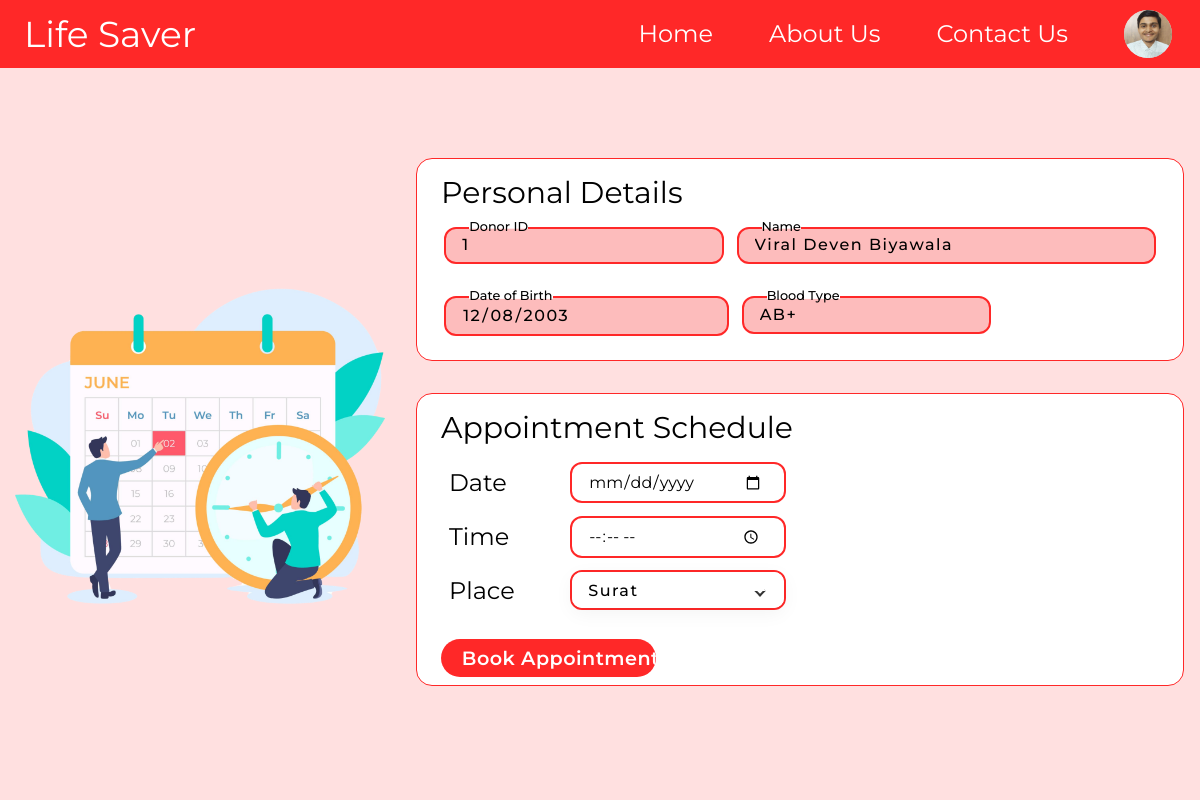
Screenshot of /appointment (signed in) with the database file from the repository.
### app/models.py (models this page shows)
class Donor(UserMixin,db.Model):
    donor_id = db.Column(db.Integer, primary_key=True, autoincrement=True)
    d_email_id = db.Column(db.String(120), db.ForeignKey('r_donor.d_email_id'))
    first_name = db.Column(db.String(50), nullable=False)
    middle_name = db.Column(db.String(50), nullable=False)
    last_name = db.Column(db.String(50), nullable=False)
    date_of_birth = db.Column(db.Date, nullable=False)
    gender = db.Column(db.String(10), nullable=False)
    contact_phone = db.Column(db.Integer, nullable=False)
    contact_address = db.Column(db.String(300), nullable=False)
    city = db.Column(db.String(20), nullable=False)
    blood_type = db.Column(db.String(5), nullable=False)
    r_donor = db.relationship("RDonor", backref="donors")

### app/routes.py (the view)
@app.route('/appointment')
@login_required
@user_required
def appointment():
    src = "../static/images/profile.png"
    user = current_user if current_user.is_authenticated and not current_user.has_role('admin')  else None
    full_name = user.name
    name_parts = full_name.split()
    initials = "".join([name[0] for name in name_parts])
    donor = Donor.query.filter_by(d_email_id=user.d_email_id).first()
    if donor:
        allowed_extensions = ['jpg', 'jpeg', 'png']
        current_path = os.getcwd()
        for extension in allowed_extensions:
            image_path = f"/app/static/images/{donor.donor_id}.{extension}"
            filename = current_path + image_path
            if os.path.isfile(filename) == True:
                src = f"../static/images/{donor.donor_id}.{extension}"
        return render_template('Donor/form.html',data=donor, src = src,cities=cities)
    else:
        flash("Fill the Donor Information")
        return redirect(url_for('profile'))

### app/models.py (called while the page is built)
    def has_role(self, role):
        return role in self.roles

### app/routes.py (called while the page is built, shortened)
def user_required(f):
    @wraps(f)
    def decorated_function(*args, **kwargs):
        if current_user.is_authenticated:
            if current_user.has_role('donor'):
                return f(*args, **kwargs)
            else:
                return redirect(url_for('Admin'))
        else:
            return f(*args, **kwargs)
    return decorated_function

@login_manager.user_loader
def load_user(user_id):
    donor = RDonor.query.get(user_id)
    if donor:
        return donor

### app/templates/Donor/form.html (shortened to what this page needs)
<!DOCTYPE html>
<html lang="en">
<head>
    <script src="https://cdn.tailwindcss.com"></script>
    <link rel="stylesheet" href="{{ url_for('static', filename='profile.css') }}">
</head>
<body class="bg-[#FFE0E0]">
    <nav class="bg-[#FF2828] w-full flex py-[7px] text-white text-[24px] ">
        <div class="flex items-center
            w-[20%]
        ml-[24px] text-[36px]  hover:tracking-[0.1em]
        transition-all duration-700 cursor-pointer
                    ">
            <a href="{{url_for('index')}}">Life Saver</a>
        </div>
        <div class=" flex w-[80%] justify-end items-center">
            <div class="cursor-pointer hover:border-b-[2px] hover:border-white transition-all duration-100 mx-[28px] ">
                <a href="{{url_for('index')}}">Home</a>
            </div>
            <div class="cursor-pointer hover:border-b-[2px] hover:border-white transition-all duration-100 mx-[28px] ">
                <a>About Us</a>
            </div>
            <div class="cursor-pointer hover:border-b-[2px] hover:border-white transition-all duration-100 mx-[28px] ">
                <a href="{{url_for('about')}}">Contact Us</a>
            </div>
            {% if user is none %}
            <div
                class="log--in cursor-pointer hover:border-b-[2px] hover:border-white transition-all duration-100 mx-[28px]">
                <a href="{{url_for('login')}}">Login</a>
            </div>
            {% else %}
            <div class="nav-btn p-dropdown input ">
                <div class="temp flex items-center">
                    <button class="inline mx-[28px]" onclick="showItemS()">
                        <img src="{{ src }}" id="profile-pic-main" alt=""
                            class="rounded-full bg-[#d9d9d9]  w-[48px] h-[48px] cursor-pointer ">
                    </button>
                </div>
            </div>
            {% endif %}
        </div>
    </nav>
    <div class="  mt-[1rem] h-[88.5vh]  flex ">
        <div style="background-image: url('../static/images/calendar.png')"
            class="f-left   w-1/3 bg-contain bg-no-repeat bg-center">
        </div>
        <div class="f-right w-2/3 flex flex-col  justify-center p-[1rem]">
            <div class="personal-details bg-white rounded-2xl border border-[#FF2828] pb-[0.5rem]">
                <h3 class="text-3xl pt-[1rem] px-[1.5rem]  ">Personal Details</h3>
                <div class="1 flex space-x-[0.8rem] px-[1.7rem]">
                    <div class="donor-id input-container w-[40%]  ">
                        <input type="text" name="ID" class="input" value="{{ data.donor_id}}" readonly>
                        <label for="">Donor ID</label>
                        <span>Donor ID</span>
                    </div>
                    <div class="form-name input-container w-[60%] ">
                        <input type="text" name="Name" class="input"
                            value="{{data.first_name + ' ' + data.middle_name + ' ' + data.last_name }}" readonly>
                        <label for="">Name</label>
                        <span>Name</span>
                    </div>
                </div>
                <div class="2 flex space-x-[0.8rem] px-[1.7rem] ">
                    <div class="dob input-container focus strict  w-[40%] ">
                        <input type="date" name="ID" class="input" value="{{data.date_of_birth}}" readonly>
                        <label for="">Date of Birth</label>
                        <span>Date of Birth</span>
                    </div>
                    <div class="BloodType input-container w-[35%] ">
                        <input type="text" name="Name" class="input" value="{{ data.blood_type}}" readonly>
                        <label for="">Blood Type</label>
                        <span>Blood Type</span>
                    </div>
                </div>
            </div>
            <form method="POST" action="booking">
                <div class="appointment-schedule bg-white rounded-2xl border border-[#FF2828]
            pb-[0.5rem] my-[2rem]">
                    <h3 class="text-3xl pt-[1rem] px-[1.5rem]  ">Appointment Schedule</h3>
                    <div class="flex flex-col mt-[1rem] px-[1.5rem]  space-y-[0.8rem]">
                        <div class="dt  w-[60%] flex ">
                            <div class="label w-[30%] text-2xl   py-[0.3rem] pl-[0.5rem] pr-[3rem] ">Date</div>
                            <input type="date" required name="date" id=""
                                class="block w-[50%] border-[2px] border-[#FF2828] rounded-[12px]  bg-transparent">
                        </div>
                        <div class="time  w-[60%] flex ">
                            <div class="label w-[30%] text-2xl   py-[0.3rem] pl-[0.5rem] pr-[3rem] ">Time</div>
                            <input type="time" required name="time" id=""
                                class="block w-[50%] border-[2px] border-[#FF2828] rounded-[12px]  bg-transparent">
                        </div>
                        <div class="time  w-[60%] flex ">
                            <div class="label w-[30%] text-2xl   py-[0.3rem] pl-[0.5rem] pr-[3rem] ">Place</div>
                            <div class="input-container w-1/2 -mt-[0.03rem]">
                                <div class="dropdown input">
                                  <input
                                    type="text"
                                    class="textBoxCity"
                                    value="{{ data.city }}"
                                    name="place"
                                    id="CitytextBox"
                                    required
                                  />
                                </div>
                              </div>
                        </div>
                        <input type="submit" value="Book Appointment" class="btnbook bg-[#ff2828]">
                    </div>
            </form>
        </div>
    </div>
</body>
</html>

### app/static/profile.css (style rules this page uses)
body { font-family: 'Montserrat', sans-serif; }
:root { --text-sm:1rem; --text-md:2rem; --text-lg:2.5rem; --text-elg:3rem; --text-xxl:3.5rem; --border-rad-main:1.5rem; --border-rad:2rem; --primary-color:#ff2828; }
.input-container { position: relative; margin:1rem 0; }
.input-container input { width:100%; }
.input-container .input, .input-container .gender, .input-container .date { width:100%; outline: none; background: none; border: 2px solid #ff2828; color:black; padding: 0.3rem 1rem; font-weight: 500; font-size: 1rem; letter-spacing: 1.5px; border-radius: 12px; transition: 0.3s; }
.donor-id .input, .personal-details .input, .mail-id .input { background-color: #fa4a4a5e; }
.input-container label { position: absolute; top:50%; left:15px; transform: translateY(-50%); padding: 0 0rem; color:black; font-weight: 500; pointer-events: none; z-index: 1000; transition: 0.5s; font-size: 1.1rem; }
.input-container span { position: absolute; top:0; left:25px; transform: translateY(-50%); font-size: 0.8rem; padding: 0 0rem; color:transparent; font-weight: 500; pointer-events: none; z-index: 500; transition: 0.5s; }
.input-container span::before, .input-container span::after { content: ""; position: absolute; width: 10%; opacity: 0; transition: 0.3s; height: 5px; background-color: #fff; top:50%; transform: translateY(-50%); }
.input-container span::before { left: 50%; }
.input-container span::after { right: 50%; }
.input-container.focus label { top:0; transform: translateY(-50%); left:25px; font-size: 0.8rem; }
.input-container.focus span::before, .input-container.focus span::after { width: 50%; opacity: 1; }
.p-dropdown { position: relative; }
.dropdown { position: relative; width: 300px; height: 40px; }
.dropdown::before { content: ""; position: absolute; width:8px; height: 8px; right:20px; top:15px; z-index: 10; border: 2px solid #333; border-top: 2px solid #fff; border-right: 2px solid #fff; transform: rotate(-45deg); transition: 0.5s; pointer-events: none; }
.dropdown input { position: absolute; outline: none; border: none; top:0; left:0; width:100%; height: 100%; cursor: pointer; background: #fff; box-shadow: 0 5px 20px rgba(0,0,0,0.05); padding: 12px 20px; border-radius: 10px; }
.appointment-schedule input { outline: none; }
.appointment-schedule input[type='date'], .appointment-schedule input[type='text'], .appointment-schedule input[type='time'] { padding-left:1rem ; padding-right:1.3rem ; }
.btnbook { width:30%; padding: 0.6rem 1.30rem; font-size: 1.2rem; font-weight: 600; color: white; line-height: 1; letter-spacing: 0.03rem; border-radius: 20px; outline: none; cursor: pointer; transition: 0.5s ease-in-out; margin: 0; }

### rows the page displays
Donor: ID "1", Name "Viral Deven Biyawala", ID "12/08/2003", Name "AB+", place "Surat"
